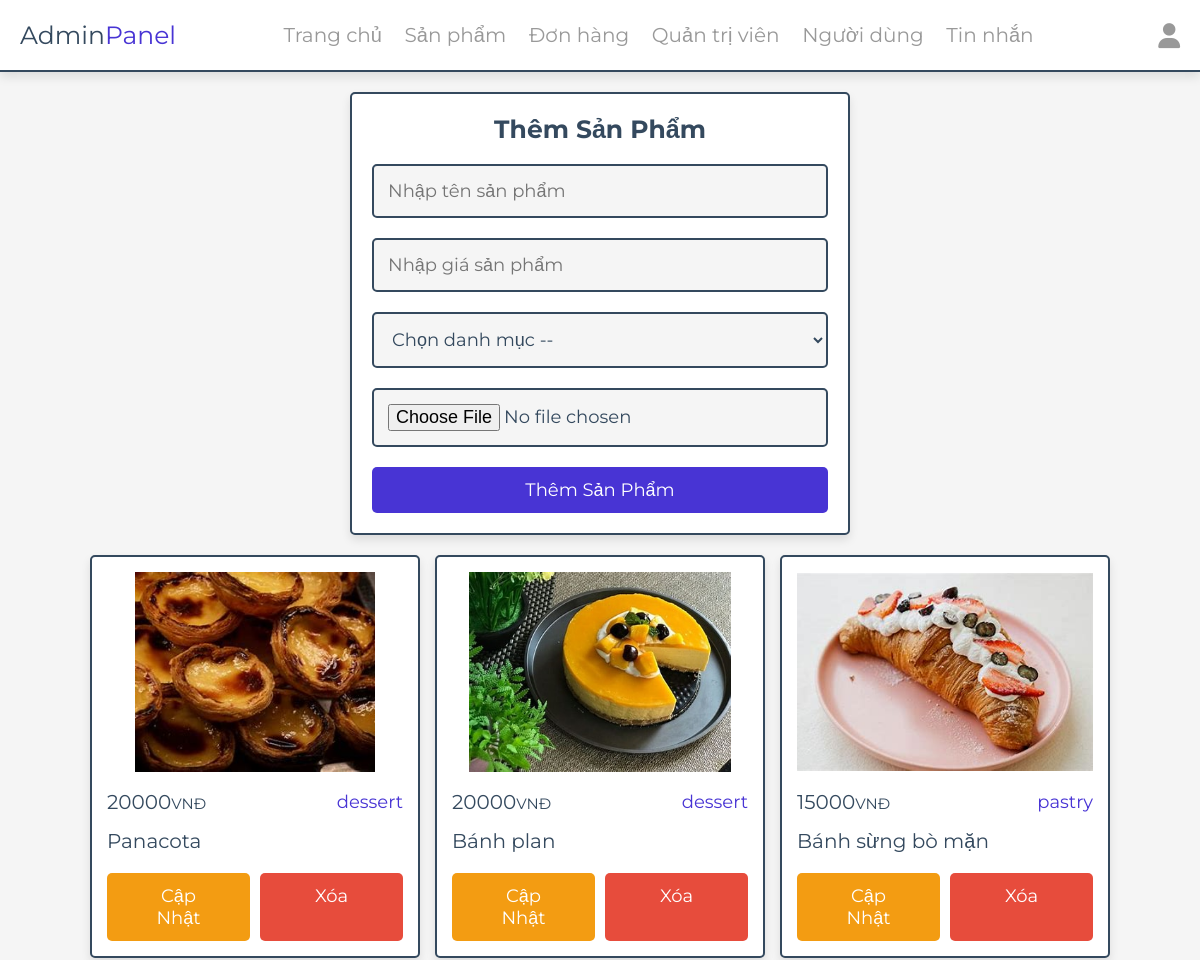
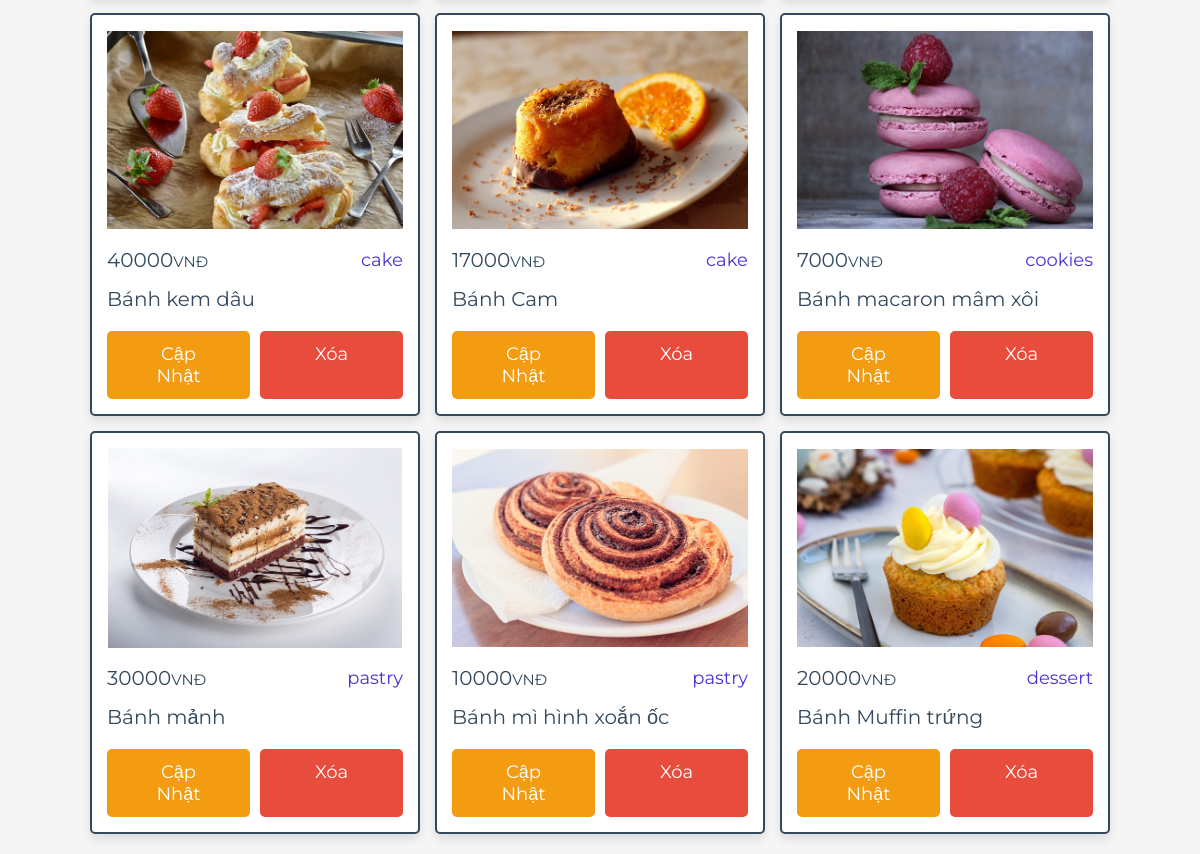
/admin/products.php (signed in), run on the app's committed database (2 pictures, top to bottom).
### tables this page shows
CREATE TABLE `products` (
  `id` int(100) NOT NULL,
  `name` varchar(100) NOT NULL,
  `category` varchar(100) NOT NULL,
  `price` int(10) NOT NULL,
  `image` varchar(100) NOT NULL
);

### admin/products.php (the view, shortened to what this page needs)
<?php
include '../components/connect.php';
?>
<!DOCTYPE html>
<html lang="vi">
<head>
   <link rel="stylesheet" href="https://cdnjs.cloudflare.com/ajax/libs/font-awesome/6.1.1/css/all.min.css">
   <link rel="stylesheet" href="../css/admin_style.css">
</head>
<body>
<?php include '../components/admin_header.php' ?>
<section class="add-products">
   <form action="" method="POST" enctype="multipart/form-data">
      <h3>Thêm sản phẩm</h3>
      <input type="text" required placeholder="Nhập tên sản phẩm" name="name" maxlength="100" class="box">
      <input type="number" min="0" max="9999999999" required placeholder="Nhập giá sản phẩm" name="price" onkeypress="if(this.value.length == 10) return false;" class="box">
      <select name="category" class="box" required>
         <option value="" disabled selected>Chọn danh mục --</option>
      </select>
      <input type="file" name="image" class="box" accept="image/jpg, image/jpeg, image/png, image/webp" required>
      <input type="submit" value="Thêm sản phẩm" name="add_product" class="btn">
   </form>
</section>
<section class="show-products" style="padding-top: 0;">
   <div class="box-container">
   <?php
      $show_products = $conn->prepare("SELECT * FROM `products`");
      $show_products->execute();
      if($show_products->rowCount() > 0){
         while($fetch_products = $show_products->fetch()){
   ?>
   <div class="box">
      <img src="../uploaded_img/<?= $fetch_products['image']; ?>" alt="">
      <div class="flex">
         <div class="price"><?= $fetch_products['price']; ?><span>VNĐ</span></div>
         <div class="category"><?= $fetch_products['category']; ?></div>
      </div>
      <div class="name"><?= $fetch_products['name']; ?></div>
      <div class="flex-btn">
         <a href="update_product.php?update=<?= $fetch_products['id']; ?>" class="option-btn">Cập nhật</a>
         <a href="products.php?delete=<?= $fetch_products['id']; ?>" class="delete-btn" onclick="return confirm('Bạn có chắc chắn muốn xóa sản phẩm này không?');">Xóa</a>
      </div>
   </div>
   <?php
         }
      }else{
         echo '<p class="empty">Chưa có sản phẩm nào được thêm!</p>';
      }
   ?>
   </div>
</section>
</body>
</html>

### css/admin_style.css (style rules this page uses)
:root { --main-color:#4834d4; --red:#e74c3c; --orange:#f39c12; --black:#34495e; --white:#fff; --light-bg:#f5f5f5; --light-color:#999; --border:.2rem solid var(--black); --box-shadow:0 .5rem 1rem rgba(0,0,0,.1); }
* { font-family: 'Montserrat', sans-serif; margin:0; padding:0; box-sizing: border-box; text-decoration: none; outline: none; border:none; }
html { font-size: 62.5%; overflow-x: hidden; }
body { background-color: var(--light-bg); }
section { max-width: 1200px; margin:0 auto; padding:2rem; }
.btn, .delete-btn, .option-btn { display: block; margin-top: 1rem; border-radius: .5rem; cursor: pointer; width: 100%; font-size: 1.8rem; color:var(--white); padding:1.2rem 3rem; text-transform: capitalize; text-align: center; }
.btn { background-color: var(--main-color); }
.delete-btn { background-color: var(--red); }
.option-btn { background-color: var(--orange); }
.flex-btn { display: flex; gap:1rem; }
.add-products form { margin:0 auto; max-width: 50rem; background-color: var(--white); border-radius: .5rem; box-shadow: var(--box-shadow); border:var(--border); padding:2rem; text-align: center; }
.add-products form h3 { margin-bottom: 1rem; font-size: 2.5rem; color:var(--black); text-transform: capitalize; }
.add-products form .box { background-color: var(--light-bg); border:var(--border); width: 100%; padding:1.4rem; font-size: 1.8rem; color:var(--black); border-radius: .5rem; margin: 1rem 0; }
.show-products .box-container { display: grid; grid-template-columns: repeat(auto-fit, 33rem); gap:1.5rem; justify-content: center; align-items: flex-start; }
.show-products .box-container .box { background-color: var(--white); border-radius: .5rem; box-shadow: var(--box-shadow); border:var(--border); padding:1.5rem; }
.show-products .box-container .box img { width: 100%; height: 20rem; object-fit: contain; margin-bottom: 1rem; }
.show-products .box-container .box .name { font-size: 2rem; color:var(--black); padding:1rem 0; }
.show-products .box-container .box .flex { display: flex; align-items: center; gap:1rem; justify-content: space-between; }
.show-products .box-container .box .flex .category { font-size: 1.8rem; color:var(--main-color); }
.show-products .box-container .box .flex .price { font-size: 2rem; color:var(--black); margin:.5rem 0; }
.show-products .box-container .box .flex .price span { font-size: 1.5rem; }

### data on the page
products: image (picture), price "20000", category "dessert", name "Panacota"
products: image (picture), price "20000", category "dessert", name "Bánh plan"
products: image (picture), price "15000", category "pastry", name "Bánh sừng bò mặn"
products: image (picture), price "40000", category "cake", name "Bánh kem dâu"
products: image (picture), price "17000", category "cake", name "Bánh Cam"
products: image (picture), price "7000", category "cookies", name "Bánh macaron mâm xôi"
products: image (picture), price "30000", category "pastry", name "Bánh mảnh"
products: image (picture), price "10000", category "pastry", name "Bánh mì hình xoắn ốc"
products: image (picture), price "20000", category "dessert", name "Bánh Muffin trứng"
